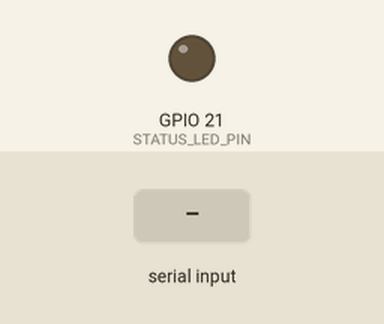
Bench run of a sketch on a simulated Seeed XIAO ESP32-S3. Parts: output pins drawn as LEDs (lit = HIGH). The test bench sets the inputs (shaded band). WiFi joins after 1.5 s; servers stay silent unless stated; the camera gives no picture; what the sketch prints to the serial monitor is not drawn.

Above: at 5.5 s.
5.6 s: "c" received over Serial
At 5.76 s:
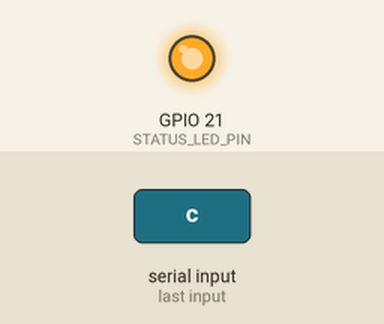
Timing chart, 0 to 8.6 s (numbered marks = the images above; inputs shaded):
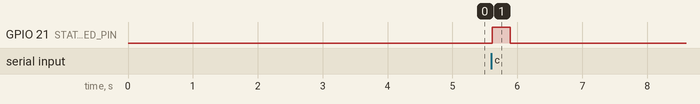

Measured:
- after the input at 5.6 s, GPIO 21 (STATUS_LED_PIN): LOW → HIGH at once, → LOW 0.28 s later

The sketch:

child_spoon_demo_minimal.ino
```cpp
/**
 * Minimal compile-first sketch for XIAO ESP32S3 Sense + OV5640
 * Goal:
 * 1. Verify board package / camera config can compile
 * 2. Verify camera init
 * 3. Verify one-shot capture over Serial
 *
 * Serial commands:
 *   c -> capture one frame
 *   h -> help
 */

#include "esp_camera.h"
#include <WiFi.h>

const char* WIFI_SSID = "YOUR_WIFI_SSID";
const char* WIFI_PASSWORD = "YOUR_WIFI_PASSWORD";

// XIAO ESP32S3 Sense + OV5640 pins
#define PWDN_GPIO_NUM  -1
#define RESET_GPIO_NUM -1
#define XCLK_GPIO_NUM  10
#define SIOD_GPIO_NUM  40
#define SIOC_GPIO_NUM  39
#define Y9_GPIO_NUM    48
#define Y8_GPIO_NUM    11
#define Y7_GPIO_NUM    12
#define Y6_GPIO_NUM    14
#define Y5_GPIO_NUM    16
#define Y4_GPIO_NUM    18
#define Y3_GPIO_NUM    17
#define Y2_GPIO_NUM    15
#define VSYNC_GPIO_NUM 38
#define HREF_GPIO_NUM  47
#define PCLK_GPIO_NUM  13

#ifdef LED_BUILTIN
const int STATUS_LED_PIN = LED_BUILTIN;
#else
const int STATUS_LED_PIN = -1;
#endif

void setStatusLed(bool on) {
  if (STATUS_LED_PIN >= 0) {
    digitalWrite(STATUS_LED_PIN, on ? HIGH : LOW);
  }
}

bool initCamera() {
  camera_config_t config;
  config.ledc_channel = LEDC_CHANNEL_0;
  config.ledc_timer = LEDC_TIMER_0;
  config.pin_d0 = Y2_GPIO_NUM;
  config.pin_d1 = Y3_GPIO_NUM;
  config.pin_d2 = Y4_GPIO_NUM;
  config.pin_d3 = Y5_GPIO_NUM;
  config.pin_d4 = Y6_GPIO_NUM;
  config.pin_d5 = Y7_GPIO_NUM;
  config.pin_d6 = Y8_GPIO_NUM;
  config.pin_d7 = Y9_GPIO_NUM;
  config.pin_xclk = XCLK_GPIO_NUM;
  config.pin_pclk = PCLK_GPIO_NUM;
  config.pin_vsync = VSYNC_GPIO_NUM;
  config.pin_href = HREF_GPIO_NUM;

  // Try the field names used in recent esp32 camera packages.
  config.pin_sccb_sda = SIOD_GPIO_NUM;
  config.pin_sccb_scl = SIOC_GPIO_NUM;

  config.pin_pwdn = PWDN_GPIO_NUM;
  config.pin_reset = RESET_GPIO_NUM;
  config.xclk_freq_hz = 10000000;
  config.pixel_format = PIXFORMAT_JPEG;

  // Keep config conservative for compatibility.
  if (psramFound()) {
    config.frame_size = FRAMESIZE_VGA;
    config.jpeg_quality = 12;
    config.fb_count = 2;
  } else {
    config.frame_size = FRAMESIZE_QVGA;
    config.jpeg_quality = 15;
    config.fb_count = 1;
  }

#ifdef CAMERA_FB_IN_PSRAM
  config.fb_location = CAMERA_FB_IN_PSRAM;
#endif

#ifdef CAMERA_GRAB_LATEST
  config.grab_mode = CAMERA_GRAB_LATEST;
#endif

  esp_err_t err = esp_camera_init(&config);
  if (err != ESP_OK) {
    Serial.printf("[Camera] init failed: 0x%x\n", err);
    return false;
  }

  sensor_t* s = esp_camera_sensor_get();
  if (s) {
    s->set_brightness(s, 0);
    s->set_contrast(s, 0);
    s->set_saturation(s, 0);
  }

  Serial.println("[Camera] ready");
  return true;
}

void connectWiFi() {
  WiFi.mode(WIFI_STA);
  WiFi.begin(WIFI_SSID, WIFI_PASSWORD);

  Serial.printf("[WiFi] connecting to %s", WIFI_SSID);
  int attempts = 0;
  while (WiFi.status() != WL_CONNECTED && attempts < 30) {
    delay(500);
    Serial.print(".");
    attempts++;
  }
  Serial.println();

  if (WiFi.status() == WL_CONNECTED) {
    Serial.printf("[WiFi] connected, IP=%s\n", WiFi.localIP().toString().c_str());
  } else {
    Serial.println("[WiFi] connection failed");
  }
}

camera_fb_t* getFreshFrame() {
  for (int i = 0; i < 2; i++) {
    camera_fb_t* throwaway = esp_camera_fb_get();
    if (throwaway) {
      esp_camera_fb_return(throwaway);
    }
    delay(50);
  }
  return esp_camera_fb_get();
}

void captureOnce() {
  setStatusLed(true);
  camera_fb_t* fb = getFreshFrame();
  if (!fb) {
    Serial.println("[Camera] capture failed");
    setStatusLed(false);
    return;
  }

  Serial.printf("[Camera] captured %u bytes\n", (unsigned int)fb->len);
  esp_camera_fb_return(fb);
  setStatusLed(false);
}

void printHelp() {
  Serial.println();
  Serial.println("=== Minimal Camera Demo ===");
  Serial.println("c : capture one frame");
  Serial.println("h : help");
  Serial.println();
}

void setup() {
  Serial.begin(115200);
  delay(2500);

  if (STATUS_LED_PIN >= 0) {
    pinMode(STATUS_LED_PIN, OUTPUT);
    digitalWrite(STATUS_LED_PIN, LOW);
  }

  Serial.println("\n=== XIAO ESP32S3 Sense Minimal Demo ===");
  connectWiFi();

  if (!initCamera()) {
    Serial.println("[Fatal] camera init failed");
    while (true) {
      delay(1000);
    }
  }

  printHelp();
}

void loop() {
  if (Serial.available() > 0) {
    char cmd = (char)Serial.read();
    if (cmd == 'c') {
      captureOnce();
    } else if (cmd == 'h') {
      printHelp();
    }
  }
  delay(20);
}
```
